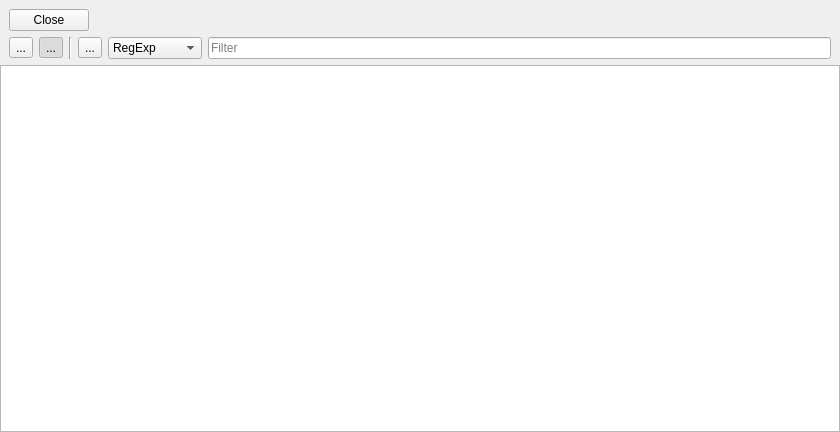
<?xml version="1.0" encoding="UTF-8"?>
<ui version="4.0">
 <class>GpsItemsPreview</class>
 <widget class="QWidget" name="GpsItemsPreview">
  <property name="geometry">
   <rect>
    <x>0</x>
    <y>0</y>
    <width>840</width>
    <height>432</height>
   </rect>
  </property>
  <property name="windowTitle">
   <string>Items</string>
  </property>
  <layout class="QVBoxLayout" name="verticalLayout">
   <property name="leftMargin">
    <number>0</number>
   </property>
   <property name="topMargin">
    <number>0</number>
   </property>
   <property name="rightMargin">
    <number>0</number>
   </property>
   <property name="bottomMargin">
    <number>0</number>
   </property>
   <item>
    <layout class="QHBoxLayout" name="horizontalLayout">
     <property name="leftMargin">
      <number>9</number>
     </property>
     <property name="topMargin">
      <number>9</number>
     </property>
     <item>
      <widget class="QPushButton" name="pbClose">
       <property name="text">
        <string>Close</string>
       </property>
       <property name="icon">
        <iconset resource="../res.qrc">
         <normaloff>:/katynko/svg/window-close.svg</normaloff>:/katynko/svg/window-close.svg</iconset>
       </property>
      </widget>
     </item>
     <item>
      <spacer name="horizontalSpacer">
       <property name="orientation">
        <enum>Qt::Horizontal</enum>
       </property>
       <property name="sizeHint" stdset="0">
        <size>
         <width>40</width>
         <height>20</height>
        </size>
       </property>
      </spacer>
     </item>
    </layout>
   </item>
   <item>
    <layout class="QHBoxLayout" name="horizontalLayout_61">
     <property name="leftMargin">
      <number>9</number>
     </property>
     <property name="topMargin">
      <number>0</number>
     </property>
     <property name="rightMargin">
      <number>9</number>
     </property>
     <item>
      <widget class="QToolButton" name="tbShowMap">
       <property name="toolTip">
        <string>Show Map</string>
       </property>
       <property name="text">
        <string>...</string>
       </property>
       <property name="icon">
        <iconset resource="../res.qrc">
         <normaloff>:/katynko/svg2/lc_browseview.svg</normaloff>:/katynko/svg2/lc_browseview.svg</iconset>
       </property>
       <property name="checkable">
        <bool>true</bool>
       </property>
      </widget>
     </item>
     <item>
      <widget class="QToolButton" name="tbShowList">
       <property name="toolTip">
        <string>Show Table</string>
       </property>
       <property name="text">
        <string>...</string>
       </property>
       <property name="icon">
        <iconset resource="../res.qrc">
         <normaloff>:/katynko/svg2/lc_dbtableedit.svg</normaloff>:/katynko/svg2/lc_dbtableedit.svg</iconset>
       </property>
       <property name="checkable">
        <bool>true</bool>
       </property>
       <property name="checked">
        <bool>true</bool>
       </property>
      </widget>
     </item>
     <item>
      <widget class="Line" name="line_2">
       <property name="orientation">
        <enum>Qt::Vertical</enum>
       </property>
      </widget>
     </item>
     <item>
      <widget class="QToolButton" name="tbFilter">
       <property name="text">
        <string>...</string>
       </property>
       <property name="icon">
        <iconset resource="../res.qrc">
         <normaloff>:/katynko/svg/view-filter.svg</normaloff>:/katynko/svg/view-filter.svg</iconset>
       </property>
       <property name="checkable">
        <bool>false</bool>
       </property>
       <property name="autoRaise">
        <bool>false</bool>
       </property>
      </widget>
     </item>
     <item>
      <widget class="QComboBox" name="cbFilterMode">
       <property name="currentIndex">
        <number>0</number>
       </property>
       <property name="sizeAdjustPolicy">
        <enum>QComboBox::AdjustToContents</enum>
       </property>
       <item>
        <property name="text">
         <string>RegExp</string>
        </property>
       </item>
       <item>
        <property name="text">
         <string>Whole word</string>
        </property>
       </item>
      </widget>
     </item>
     <item>
      <widget class="QLineEdit" name="leFilter">
       <property name="placeholderText">
        <string>Filter</string>
       </property>
       <property name="clearButtonEnabled">
        <bool>true</bool>
       </property>
      </widget>
     </item>
    </layout>
   </item>
   <item>
    <widget class="QStackedWidget" name="swMeterList">
     <property name="sizePolicy">
      <sizepolicy hsizetype="Preferred" vsizetype="Expanding">
       <horstretch>0</horstretch>
       <verstretch>23</verstretch>
      </sizepolicy>
     </property>
     <property name="currentIndex">
      <number>0</number>
     </property>
     <widget class="QWidget" name="page_40">
      <layout class="QVBoxLayout" name="verticalLayout_43">
       <property name="spacing">
        <number>0</number>
       </property>
       <property name="leftMargin">
        <number>0</number>
       </property>
       <property name="topMargin">
        <number>0</number>
       </property>
       <property name="rightMargin">
        <number>0</number>
       </property>
       <property name="bottomMargin">
        <number>0</number>
       </property>
       <item>
        <widget class="QTableView" name="tvTable">
         <property name="editTriggers">
          <set>QAbstractItemView::NoEditTriggers</set>
         </property>
         <property name="alternatingRowColors">
          <bool>true</bool>
         </property>
         <property name="selectionBehavior">
          <enum>QAbstractItemView::SelectRows</enum>
         </property>
         <property name="sortingEnabled">
          <bool>true</bool>
         </property>
         <property name="cornerButtonEnabled">
          <bool>true</bool>
         </property>
        </widget>
       </item>
      </layout>
     </widget>
     <widget class="QWidget" name="page_41">
      <layout class="QVBoxLayout" name="verticalLayout_45">
       <property name="spacing">
        <number>0</number>
       </property>
       <property name="leftMargin">
        <number>0</number>
       </property>
       <property name="topMargin">
        <number>0</number>
       </property>
       <property name="rightMargin">
        <number>0</number>
       </property>
       <property name="bottomMargin">
        <number>0</number>
       </property>
       <item>
        <layout class="QVBoxLayout" name="vlQmlMap"/>
       </item>
      </layout>
     </widget>
    </widget>
   </item>
  </layout>
 </widget>
 <resources>
  <include location="../res.qrc"/>
 </resources>
 <connections/>
</ui>
